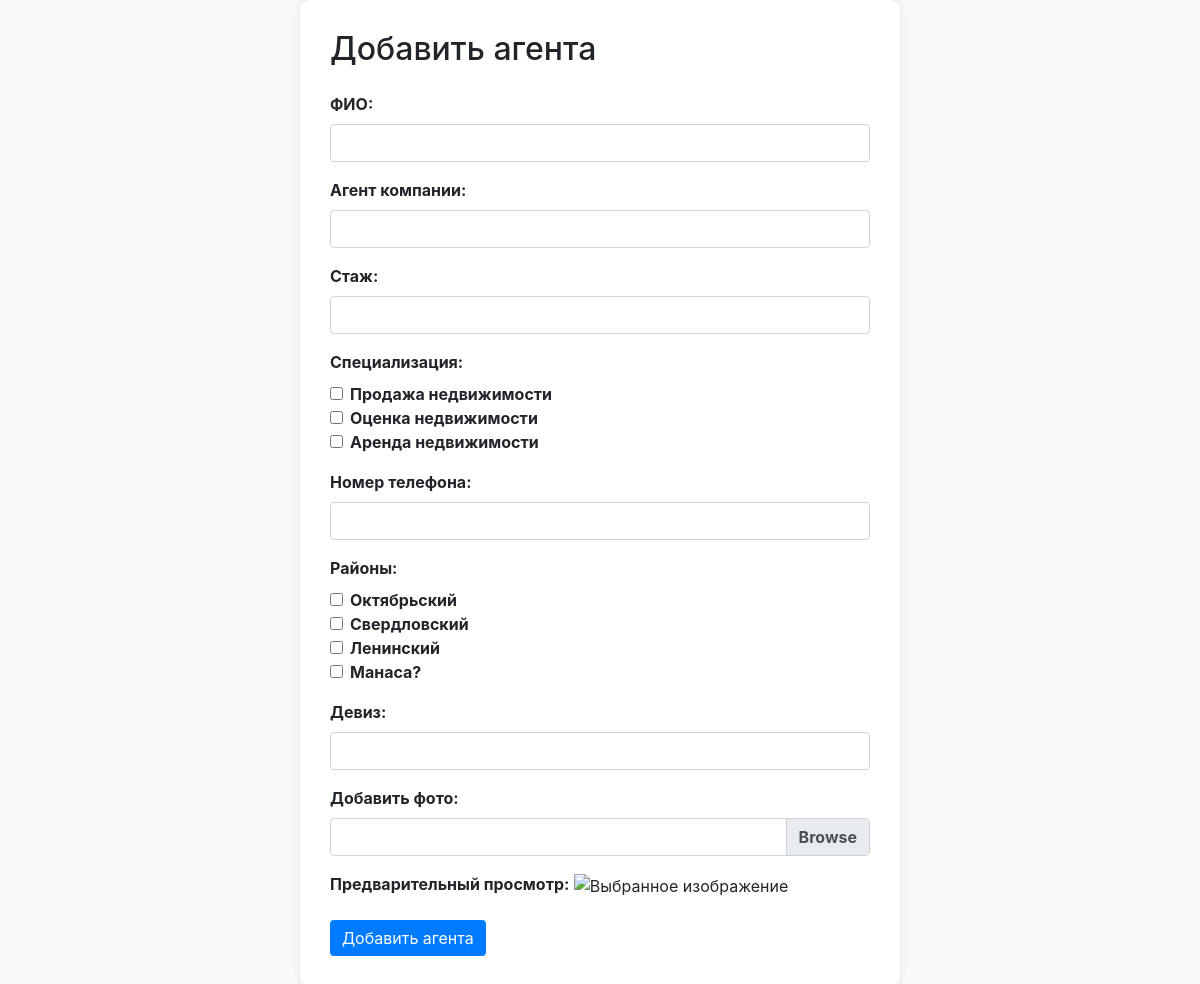
Page /private/agents/add/ (signed in) on the committed database.
### users/models.py (models this page shows, shortened)
class Specialization(models.Model):
    specialization_name = models.CharField(max_length=50)

### objects/models.py (models this page shows, shortened)
class District(models.Model):
    district_name = models.CharField(max_length=30)

### adminus/views.py (the view)
# urls.py: path('agents/add/', login_required(views.AdminAddAgentView.as_view()), name='agent-add'),
class AdminAddAgentView(CreateView):
    model = Agent
    template_name = 'adminus/add_agent.html'
    form_class = AgentForm
    success_url = reverse_lazy('adminus:agents')

### users/models.py (called while the page is built)
    def __str__(self):
        return f'{self.id} | {self.full_name}'

### adminus/templates/adminus/add_agent.html (shortened to what this page needs)
<!DOCTYPE html>
<html lang="en">
<head>
    <link rel="stylesheet" href="https://stackpath.bootstrapcdn.com/bootstrap/4.5.2/css/bootstrap.min.css">
</head>
<body>
    <div class="container">
        <h2 class="mb-4">Добавить агента <br>{% if form.errors %}{{ form.errors }}{% endif %}</h2>
        <form method="post" action="{% url 'adminus:agent-add' %}" enctype="multipart/form-data">
            <div class="form-group">
                <label for="{{ form.full_name.id_for_label }}">ФИО:</label>
                {{ form.full_name }}
            </div>
            <div class="form-group">
                <label for="{{ form.agency_name.id_for_label }}">Агент компании:</label>
                {{ form.agency_name }}
            </div>
            <div class="form-group">
                <label for="{{ form.experience.id_for_label }}">Стаж:</label>
                {{ form.experience }}
            </div>
            <div class="form-group">
                <label>Специализация:</label>
                {% for specialization in form.specialization.field.queryset %}
                    <div class="form-check">
                        <input class="form-check-input" type="checkbox" id="id_specialization_{{ specialization.id }}" name="specialization" value="{{ specialization.id }}"
                            {% if specialization in form.instance.specialization.all %}checked{% endif %}>
                        <label class="form-check-label" for="id_specialization_{{ specialization.id }}">{{ specialization.specialization_name }}</label>
                    </div>
                {% endfor %}
            </div>
            <div class="form-group">
                <label for="{{ form.phone.id_for_label }}">Номер телефона:</label>
                {{ form.phone }}
            </div>
            <div class="form-group">
                    <label>Районы:</label>
                    {% for district in form.districts.field.queryset %}
                        <div class="form-check">
                            <input class="form-check-input" type="checkbox" id="id_specialization_{{ district.id }}" name="specialization" value="{{ district.id }}"
                                {% if district in form.instance.district.all %}checked{% endif %}>
                            <label class="form-check-label" for="id_specialization_{{ district.id }}">{{ district.district_name }}</label>
                        </div>
                    {% endfor %}
                </div>
            <div class="form-group">
                <label for="{{ form.slogan.id_for_label }}">Девиз:</label>
                {{ form.slogan }}
            </div>
            <div class="form-group">
                <label for="{{ form.image.id_for_label }}">Добавить фото:</label>
                <div class="custom-file">
                    <label class="custom-file-label" for="{{ form.image.id_for_label }}" data-content="Файл не выбран"></label>
                </div>
            </div>
            <div class="form-group">
                <label>Предварительный просмотр:</label>
                <img id="image-preview" src="" alt="Выбранное изображение" width="100">
            </div>
            <button type="submit" class="btn btn-submit">Добавить агента</button>
        </form>
    </div>
</body>
</html>

### adminus/templates/adminus/add_agent.html (style rules this page uses)
body { background-color: #f8f9fa; }
.container { max-width: 600px; margin: 0 auto; padding: 30px; background-color: #ffffff; border-radius: 10px; box-shadow: 0px 0px 10px rgba(0, 0, 0, 0.1); }
.form-group label { font-weight: bold; }
.custom-file-label::after { content: "Выберите файл"; }
.btn-submit { background-color: #007bff; color: #ffffff; border: none; }

### rows in the picture
Specialization: specialization_name "Продажа недвижимости"
Specialization: specialization_name "Оценка недвижимости"
Specialization: specialization_name "Аренда недвижимости"
District: district_name "Октябрьский"
District: district_name "Свердловский"
District: district_name "Ленинский"
District: district_name "Манаса?"
